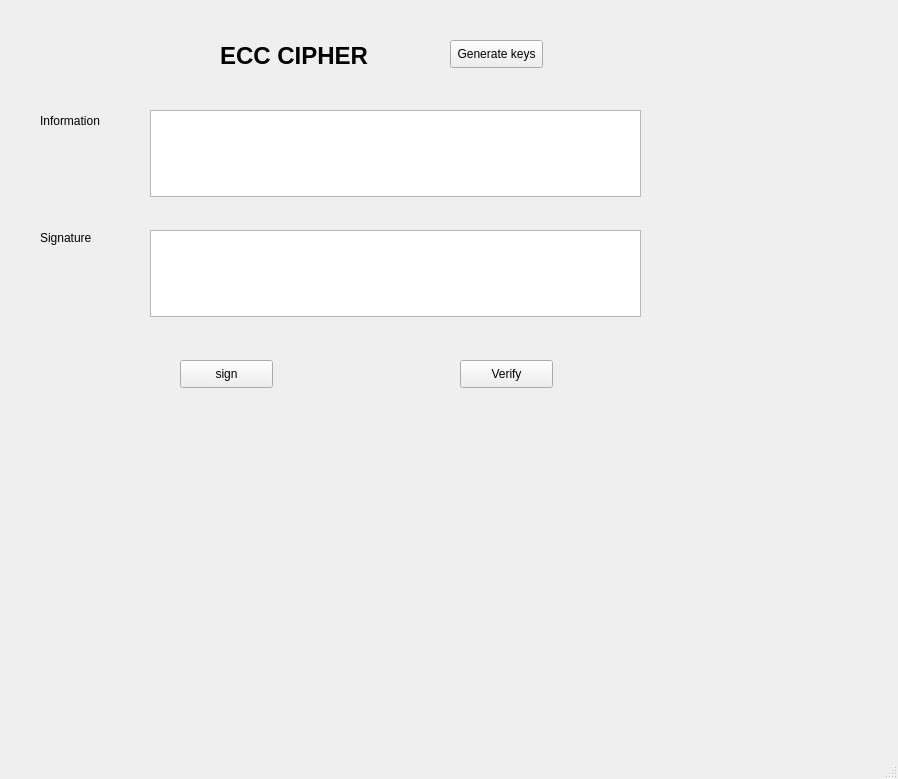
<?xml version="1.0" encoding="UTF-8"?>
<ui version="4.0">
 <class>MainWindow</class>
 <widget class="QMainWindow" name="MainWindow">
  <property name="geometry">
   <rect>
    <x>0</x>
    <y>0</y>
    <width>898</width>
    <height>779</height>
   </rect>
  </property>
  <property name="windowTitle">
   <string>MainWindow</string>
  </property>
  <widget class="QWidget" name="centralwidget">
   <widget class="QLabel" name="label">
    <property name="geometry">
     <rect>
      <x>220</x>
      <y>20</y>
      <width>221</width>
      <height>71</height>
     </rect>
    </property>
    <property name="font">
     <font>
      <pointsize>18</pointsize>
      <weight>75</weight>
      <bold>true</bold>
     </font>
    </property>
    <property name="text">
     <string>ECC CIPHER</string>
    </property>
   </widget>
   <widget class="QPushButton" name="btn_gen_keys">
    <property name="geometry">
     <rect>
      <x>450</x>
      <y>40</y>
      <width>93</width>
      <height>28</height>
     </rect>
    </property>
    <property name="text">
     <string>Generate keys</string>
    </property>
   </widget>
   <widget class="QLabel" name="label_2">
    <property name="geometry">
     <rect>
      <x>40</x>
      <y>110</y>
      <width>81</width>
      <height>21</height>
     </rect>
    </property>
    <property name="text">
     <string>Information</string>
    </property>
   </widget>
   <widget class="QPlainTextEdit" name="txt_info">
    <property name="geometry">
     <rect>
      <x>150</x>
      <y>110</y>
      <width>491</width>
      <height>87</height>
     </rect>
    </property>
   </widget>
   <widget class="QLabel" name="label_3">
    <property name="geometry">
     <rect>
      <x>40</x>
      <y>230</y>
      <width>61</width>
      <height>16</height>
     </rect>
    </property>
    <property name="text">
     <string>Signature</string>
    </property>
   </widget>
   <widget class="QPlainTextEdit" name="txt_sign">
    <property name="geometry">
     <rect>
      <x>150</x>
      <y>230</y>
      <width>491</width>
      <height>87</height>
     </rect>
    </property>
   </widget>
   <widget class="QPushButton" name="btn_sign">
    <property name="geometry">
     <rect>
      <x>180</x>
      <y>360</y>
      <width>93</width>
      <height>28</height>
     </rect>
    </property>
    <property name="text">
     <string>sign</string>
    </property>
   </widget>
   <widget class="QPushButton" name="btn_verify">
    <property name="geometry">
     <rect>
      <x>460</x>
      <y>360</y>
      <width>93</width>
      <height>28</height>
     </rect>
    </property>
    <property name="text">
     <string>Verify</string>
    </property>
   </widget>
  </widget>
  <widget class="QMenuBar" name="menubar">
   <property name="geometry">
    <rect>
     <x>0</x>
     <y>0</y>
     <width>898</width>
     <height>26</height>
    </rect>
   </property>
  </widget>
  <widget class="QStatusBar" name="statusbar"/>
 </widget>
 <resources/>
 <connections/>
</ui>
